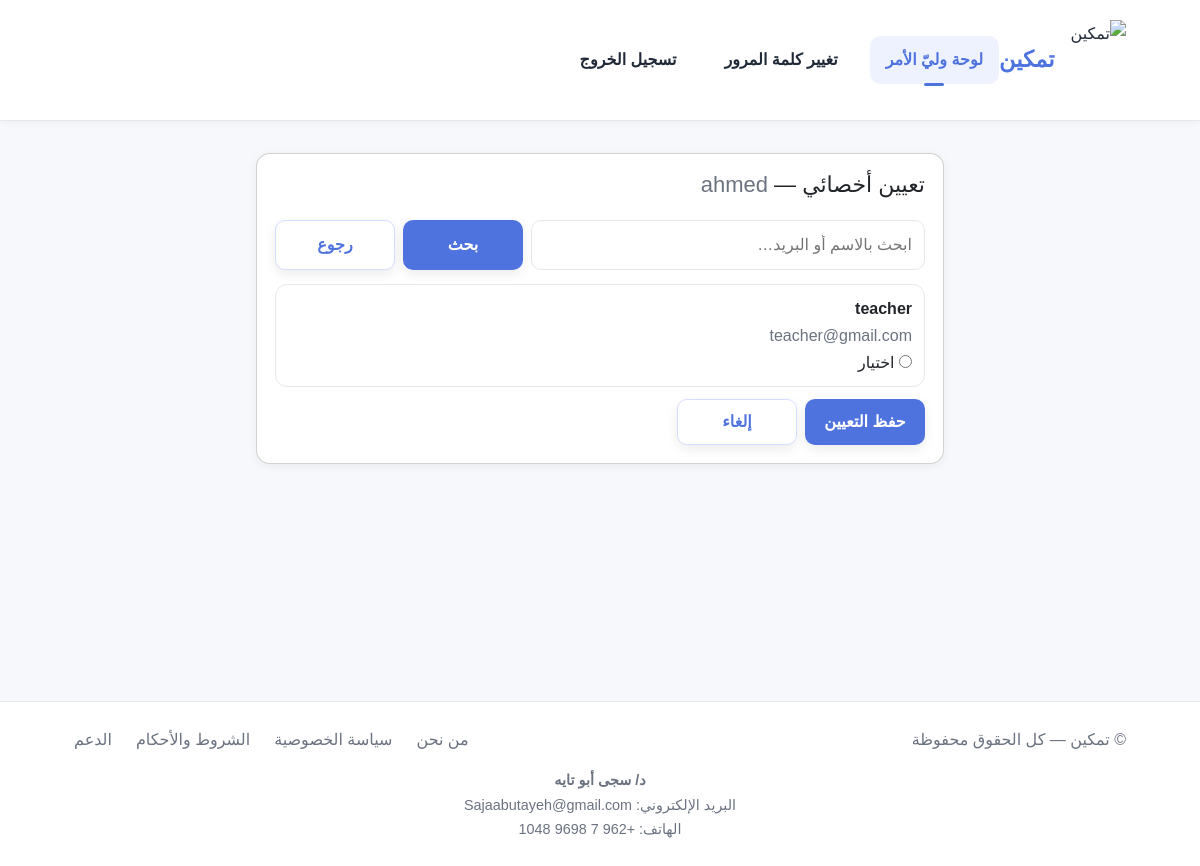
/parent/child/10/assign-specialist/ (signed in), run on the app's committed database.
### accounts/models.py (models this page shows, shortened)
class CustomUser(AbstractUser):
    USER_TYPES = (
        ('child', 'طفل'),
        ('parent', 'ولي أمر'),
        ('specialist', 'أخصائي'),
    )
    user_type = models.CharField(max_length=20, choices=USER_TYPES)
    parent = models.ForeignKey(
        "self",
        on_delete=models.SET_NULL,
        null=True, blank=True,
        related_name="children",
        limit_choices_to={'user_type': 'parent'},
        help_text="ولي الأمر لهذا الطفل (اختياري مؤقتًا)"
    )
    specialist = models.ForeignKey(
        "self",
        on_delete=models.SET_NULL,
        null=True, blank=True,
        related_name="patients",
        limit_choices_to={'user_type': 'specialist'},
        help_text="الأخصائي لهذا الطفل (اختياري مؤقتًا)"
    )

### parent_portal/views.py (the view, shortened to what this page needs)
# urls.py: path("child/<int:child_id>/assign-specialist/", assign_specialist, name="assign_specialist"),
@login_required
def assign_specialist(request, child_id):
    if request.user.is_staff or request.user.is_superuser:
        child = get_object_or_404(CustomUser, id=child_id, user_type="child")
    else:
        child = get_object_or_404(
            CustomUser, id=child_id, user_type="child", parent=request.user
        )
    q = (request.GET.get("q") or "").strip()
    specialists = CustomUser.objects.filter(user_type="specialist", is_active=True)
    specialists = specialists.order_by("username")[:200]
    return render(
        request,
        "parent_portal/assign_specialist.html",
        {"child": child, "specialists": specialists, "q": q},)

### templates/parent_portal/assign_specialist.html (shortened to what this page needs)
{% extends "base.html" %}
{% load static %}
{% block content %}
  <div class="wrap">
    <div class="card">
      <h1>تعيين أخصائي — <span class="muted">{{ child.username }}</span></h1>
      <form class="search" method="get">
        <input type="text" name="q" value="{{ q }}" placeholder="ابحث بالاسم أو البريد…" />
        <button class="btn" type="submit">بحث</button>
        <a class="btn btn--ghost" href="{% url 'parent_portal:parent_home' %}">رجوع</a>
      </form>
      <form method="post">
        <ul class="list">
          {% for s in specialists %}
            <li class="row">
              <div>
                <div class="name">{{ s.username }}</div>
                {% if s.email %}<div class="muted">{{ s.email }}</div>{% endif %}
              </div>
              <div class="actions">
                <label>
                  <input type="radio" name="specialist_id" value="{{ s.id }}" required />
                  اختيار
                </label>
              </div>
            </li>
          {% empty %}
            <li class="row"><div class="muted">لا يوجد أخصائيون مطابقون لبحثك.</div></li>
          {% endfor %}
        </ul>
        <div style="display:flex;gap:8px;justify-content:flex-start;margin-top:12px">
          <button class="btn" type="submit">حفظ التعيين</button>
          <a class="btn btn--ghost" href="{% url 'parent_portal:parent_home' %}">إلغاء</a>
        </div>
      </form>
    </div>
  </div>
{% endblock %}

### templates/base.html (style rules this page uses)
:root { --bg:#f8fafd; --card:#ffffff; --text:#1f2937; --muted:#6b7280; --primary:#4e73df; --primary-600:#2e59d9; --ring:#e5e7eb; --chip:#eef2ff; --chip-border:#d7ddff; --shadow:0 4px 12px rgba(0,0,0,.08); --radius:14px; --radius-sm:10px; --container:1100px; --transition: all 0.2s ease-in-out; }
* { box-sizing:border-box }
html,body { margin:0;background:var(--bg);color:var(--text);font-family:Tahoma,Arial,system-ui;line-height:1.7 }
a { color:inherit;text-decoration:none;transition:var(--transition) }
.btn { display:inline-flex;align-items:center;justify-content:center;gap:8px; padding:12px 20px;font-size:1rem;font-weight:600;min-width:120px; border-radius:var(--radius-sm);border:1px solid transparent; background:var(--primary);color:#fff;cursor:pointer;box-shadow:var(--shadow); transition:var(--transition);text-align:center; }
.btn--ghost { background:#fff;color:var(--primary);border-color:var(--chip-border) }
.card { background:var(--card);border-radius:var(--radius);box-shadow:var(--shadow);padding:24px;transition:var(--transition) }

### templates/parent_portal/assign_specialist.html (style rules this page uses)
body { font-family:Tahoma,Arial;background:#f6f8fb;margin:0;color:#1f2937 }
.wrap { max-width:720px;margin:24px auto;padding:0 16px }
.card { background:#fff;border-radius:14px;box-shadow:0 2px 10px rgba(0,0,0,.06);padding:18px }
h1 { font-size:22px;margin:0 0 12px }
.muted { color:#6b7280 }
form.search { display:flex;gap:8px;margin:10px 0 14px }
input[type="text"] { flex:1;padding:10px 12px;border-radius:10px;border:1px solid #e5e7eb }
.btn { background:#4e73df;color:#fff;border:none;border-radius:10px;padding:10px 14px;cursor:pointer;text-decoration:none }
.btn--ghost { background:#fff;color:#4e73df;border:1px solid #d7ddff }
.list { margin:0;padding:0;list-style:none;max-height:420px;overflow:auto;border:1px solid #e5e7eb;border-radius:12px }
.row { display:flex;align-items:center;justify-content:space-between;padding:10px 12px;border-bottom:1px solid #eef2f7 }
.row:last-child { border-bottom:none }
.name { font-weight:700 }
.actions { display:flex;gap:8px;align-items:center }

### data on the page
CustomUser: username "ahmed"
CustomUser: username "teacher", email "teacher@gmail.com"

### other printed values
{{ SITE_NAME|default:"تمكين" }} "تمكين"
